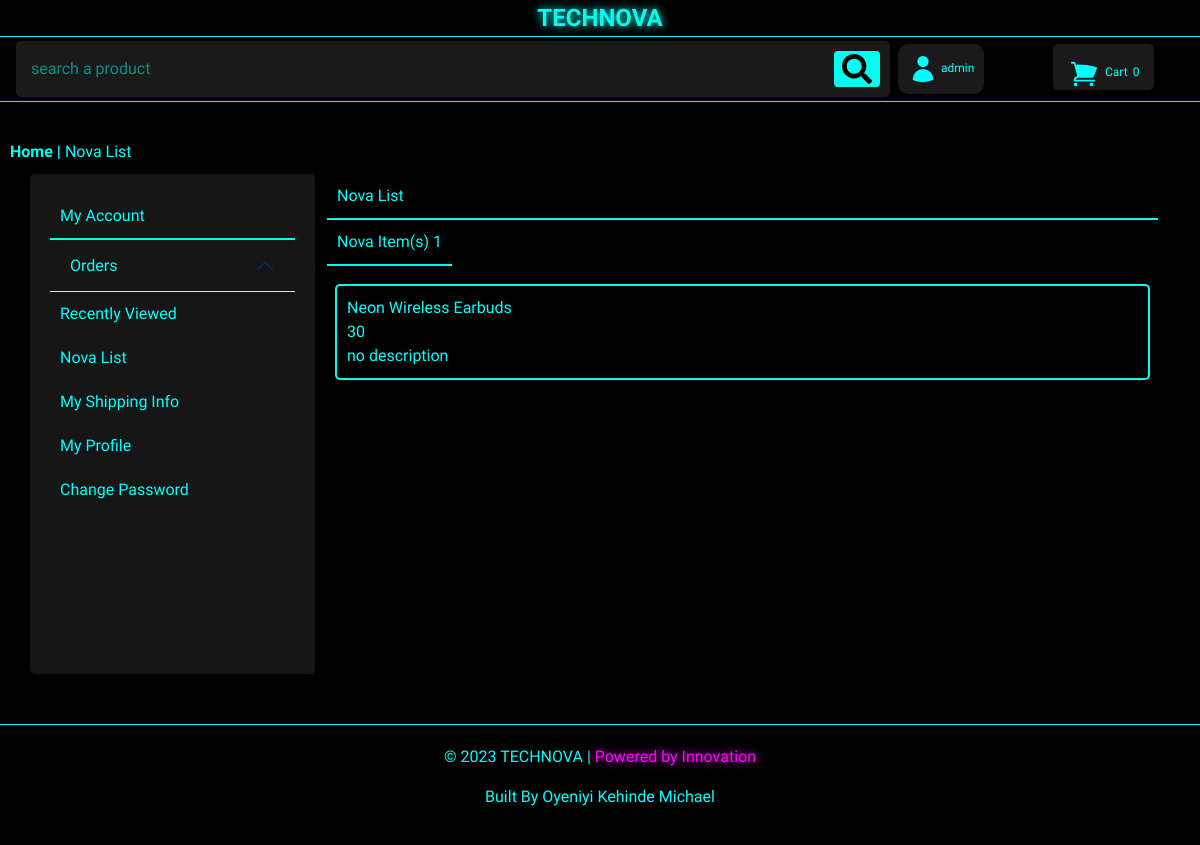
The app's page /store/wishlist/ (signed in), older data.
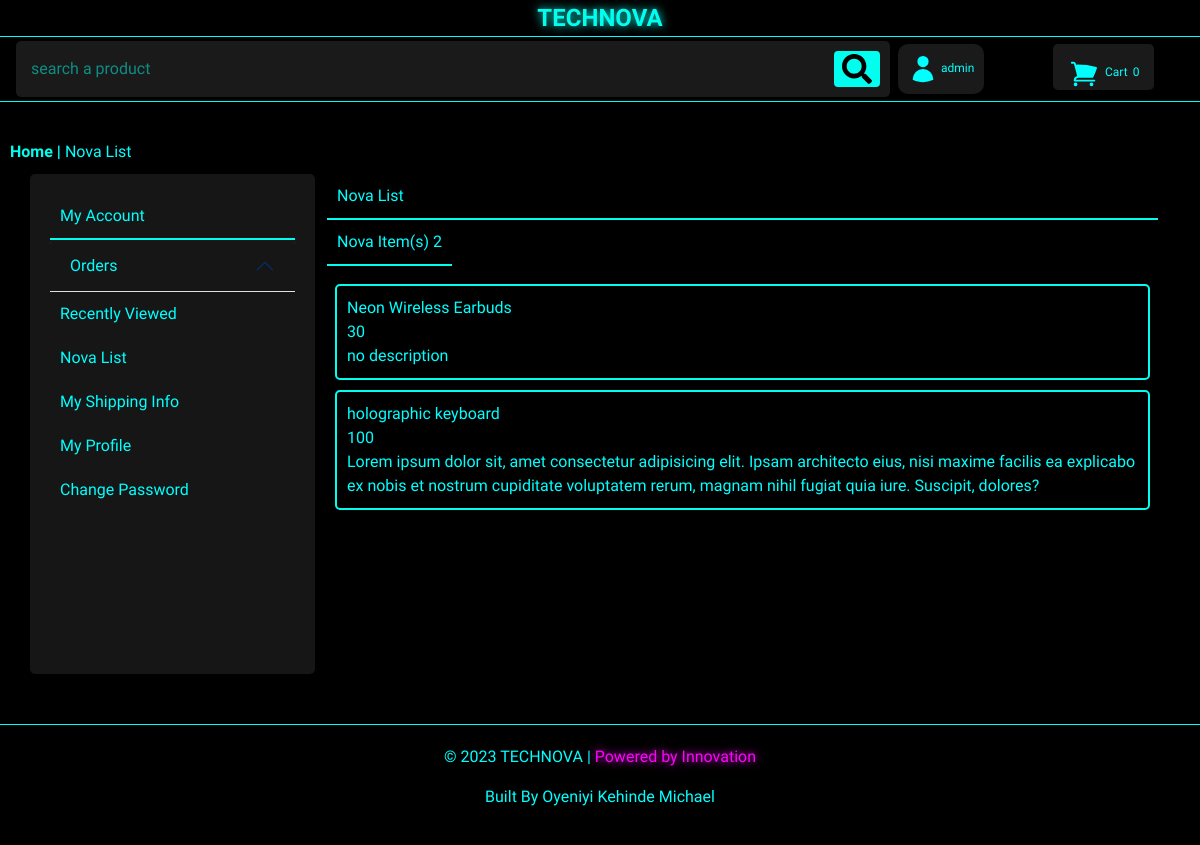
The same page, newer data.
### storefront/models.py (models this page shows, shortened)
class WishListItem(models.Model):
    wishlist  = models.ForeignKey(WishList, on_delete=models.CASCADE)
    product  = models.ForeignKey(Product, on_delete=models.CASCADE,default=1)

class Product(models.Model):
    name = models.CharField(max_length=40)
    quantity = models.IntegerField()
    price = models.PositiveIntegerField()
    image = models.ImageField(upload_to = "product_images/")
    description = models.TextField(max_length=500,default="no description")
    cat = models.ForeignKey(Category,on_delete=models.CASCADE, default=1)
    sale_price = models.CharField(max_length=100,default=0)
    is_sale = models.BooleanField(default=False)

### storefront/views.py (the view)
# urls.py: path('wishlist/',wishlist, name='storefront_wishlist'),
@login_required
def wishlist(request):
    wishlist = WishList.objects.get(user=request.user)
    wishlistitems = WishListItem.objects.filter(wishlist=wishlist)
    context = {"wishlistitems":wishlistitems}
    return render(request,"storefront/wishlist.html",context)

### storefront/cart.py (called while the page is built)
    def __len__(self):
        return len(self.cart)

### storefront/context_processors.py (called while the page is built)
def cart(request):
    return {'cart': CartManager(request)}

### authentication/templates/storefront/wishlist.html
{% extends 'storefront/settings_base.html' %}
{% block breadcrumbs %}
<a href="{% url 'storefront_home' %}" class="nav-links">Home</a>
<span style="font-weight: bold;"> | </span>
<span style="color: cyan;">Nova List</span>
{% endblock breadcrumbs %}
{% block content %}
      <div class="col-md-6 col-lg-9" style="height: 500px;">
             <div class="custom-card-order">
    <div class="custom-card-head">Nova List</div>
    <div class="controls d-flex">
      <div class="custom-card-subhead underline">Nova Item(s) {{ wishlistitems|length }}</div>
    </div>
    <div class="orders p-2">
         {% for w in wishlistitems %}
         <div class="order">
            <div>{{ w.product.name }}</div>
            <div>{{ w.product.price }}</div>
            <div>{{ w.product.description }}</div>
         </div>
         {% endfor %}
    </div>
 </div>
        </div>
{% endblock content %}

Row changes from the older to the newer data that the page shows:
added WishListItem: product.name "holographic keyboard", product.price "100", product.description "Lorem ipsum dolor sit, amet consectetur adipisicing elit. Ipsam architecto eius, nisi maxime facilis ea explicabo ex nobis et nostrum cupiditate voluptatem rerum, magnam nihil fugiat quia iure. Suscipit, dolores?"
Text that changed along with them:
{{ wishlistitems|length }}: "1" → "2"
